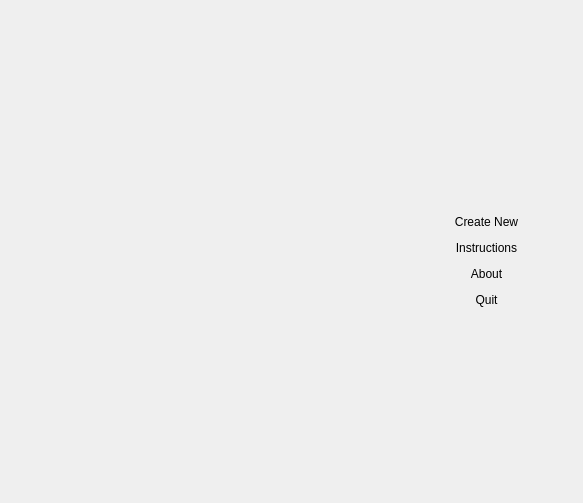
<?xml version="1.0" encoding="UTF-8"?>
<ui version="4.0">
 <class>MainMenuWindow</class>
 <widget class="QMainWindow" name="MainMenuWindow">
  <property name="geometry">
   <rect>
    <x>0</x>
    <y>0</y>
    <width>583</width>
    <height>503</height>
   </rect>
  </property>
  <property name="windowTitle">
   <string>MainMenuWindow</string>
  </property>
  <widget class="QWidget" name="centralWidget">
   <layout class="QVBoxLayout" name="verticalLayout">
    <property name="spacing">
     <number>0</number>
    </property>
    <property name="leftMargin">
     <number>0</number>
    </property>
    <property name="topMargin">
     <number>0</number>
    </property>
    <property name="rightMargin">
     <number>0</number>
    </property>
    <property name="bottomMargin">
     <number>0</number>
    </property>
    <item>
     <widget class="QStackedWidget" name="stackedWidget">
      <property name="styleSheet">
       <string notr="true"/>
      </property>
      <property name="currentIndex">
       <number>0</number>
      </property>
      <widget class="QWidget" name="page1">
       <widget class="QWidget" name="layoutWidget">
        <property name="geometry">
         <rect>
          <x>441</x>
          <y>201</y>
          <width>91</width>
          <height>120</height>
         </rect>
        </property>
        <layout class="QGridLayout" name="gridLayout">
         <item row="4" column="0">
          <widget class="QPushButton" name="btnQuit">
           <property name="cursor">
            <cursorShape>PointingHandCursor</cursorShape>
           </property>
           <property name="text">
            <string>Quit</string>
           </property>
           <property name="flat">
            <bool>true</bool>
           </property>
          </widget>
         </item>
         <item row="0" column="0">
          <widget class="QPushButton" name="btnCreateNew">
           <property name="cursor">
            <cursorShape>PointingHandCursor</cursorShape>
           </property>
           <property name="text">
            <string>Create New</string>
           </property>
           <property name="flat">
            <bool>true</bool>
           </property>
          </widget>
         </item>
         <item row="2" column="0">
          <widget class="QPushButton" name="btnAbout">
           <property name="cursor">
            <cursorShape>PointingHandCursor</cursorShape>
           </property>
           <property name="text">
            <string>About</string>
           </property>
           <property name="flat">
            <bool>true</bool>
           </property>
          </widget>
         </item>
         <item row="1" column="0">
          <widget class="QPushButton" name="btnInstructions">
           <property name="cursor">
            <cursorShape>PointingHandCursor</cursorShape>
           </property>
           <property name="text">
            <string>Instructions</string>
           </property>
           <property name="flat">
            <bool>true</bool>
           </property>
          </widget>
         </item>
        </layout>
       </widget>
      </widget>
      <widget class="QWidget" name="page_2">
       <layout class="QVBoxLayout" name="verticalLayout_2">
        <item>
         <widget class="QPushButton" name="btnBack">
          <property name="maximumSize">
           <size>
            <width>130</width>
            <height>40</height>
           </size>
          </property>
          <property name="cursor">
           <cursorShape>PointingHandCursor</cursorShape>
          </property>
          <property name="styleSheet">
           <string notr="true">#btnBack {
color: grey;
background-color: white;
border-style: solid;
border-width: 1px;
border-color: lightblue;
border-radius: 10px;
}</string>
          </property>
          <property name="text">
           <string>Back</string>
          </property>
          <property name="icon">
           <iconset resource="../resources.qrc">
            <normaloff>:/img/back-icon.png</normaloff>:/img/back-icon.png</iconset>
          </property>
          <property name="iconSize">
           <size>
            <width>50</width>
            <height>15</height>
           </size>
          </property>
          <property name="flat">
           <bool>false</bool>
          </property>
         </widget>
        </item>
        <item>
         <layout class="QHBoxLayout" name="horizontalLayout">
          <property name="spacing">
           <number>30</number>
          </property>
          <property name="leftMargin">
           <number>30</number>
          </property>
          <property name="topMargin">
           <number>50</number>
          </property>
          <property name="rightMargin">
           <number>30</number>
          </property>
          <property name="bottomMargin">
           <number>30</number>
          </property>
          <item>
           <widget class="QPushButton" name="btnScratch">
            <property name="sizePolicy">
             <sizepolicy hsizetype="Minimum" vsizetype="Maximum">
              <horstretch>0</horstretch>
              <verstretch>0</verstretch>
             </sizepolicy>
            </property>
            <property name="maximumSize">
             <size>
              <width>250</width>
              <height>300</height>
             </size>
            </property>
            <property name="cursor">
             <cursorShape>PointingHandCursor</cursorShape>
            </property>
            <property name="styleSheet">
             <string notr="true">QPushButton{
color: grey;
background-color: white;
border-style: solid;
border-width: 1px;
border-color: lightblue;
border-radius: 10px;
}</string>
            </property>
            <property name="text">
             <string>Start From Scratch</string>
            </property>
           </widget>
          </item>
          <item>
           <widget class="QPushButton" name="btnTemplate">
            <property name="sizePolicy">
             <sizepolicy hsizetype="Minimum" vsizetype="Maximum">
              <horstretch>0</horstretch>
              <verstretch>0</verstretch>
             </sizepolicy>
            </property>
            <property name="maximumSize">
             <size>
              <width>250</width>
              <height>300</height>
             </size>
            </property>
            <property name="cursor">
             <cursorShape>PointingHandCursor</cursorShape>
            </property>
            <property name="styleSheet">
             <string notr="true">QPushButton{
color: grey;
background-color: white;
border-style: solid;
border-width: 1px;
border-color: lightblue;
border-radius: 10px;
}</string>
            </property>
            <property name="text">
             <string>Use Default Template</string>
            </property>
           </widget>
          </item>
         </layout>
        </item>
       </layout>
      </widget>
     </widget>
    </item>
   </layout>
  </widget>
 </widget>
 <layoutdefault spacing="6" margin="11"/>
 <resources>
  <include location="../resources.qrc"/>
 </resources>
 <connections/>
</ui>
